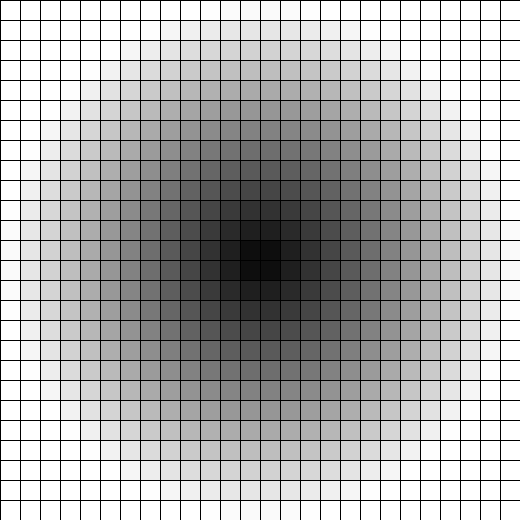
Frame 1 (no input)
Frame 60 (the mouse pressed at the canvas centre just before this capture): identical to frame 1, image omitted
Frame 120 (the mouse held since frame 60 and released just before this capture): identical to frame 1, image omitted

The Processing sketch that drew this single still picture (run headless with seeded random() and noise(); from frame 60 on, the mouse is pressed at the canvas centre):

// Processing sketch: dist__
// ── dist__.pde
//************************************************* dist() ***************************************************//


//Description  

//Calculates the distance between two points.

//Syntax  

//dist(x1, y1, x2, y2)
//dist(x1, y1, z1, x2, y2, z2)

//Parameters  

//x1  float: x-coordinate of the first point
//y1  float: y-coordinate of the first point
//z1  float: z-coordinate of the first point
//x2  float: x-coordinate of the second point
//y2  float: y-coordinate of the second point
//z2  float: z-coordinate of the second point

//Returns  float

float x;
float y;
float sizeX;
float sizeY;
float dis;

void setup()
{
  size(520, 520);
}

void draw()
{
  sizeX = 20;
  sizeY = 20;
  stroke(0);
  fill(0);
  for (x = sizeX/2; x < width; x += sizeX)
  {
    for (y = sizeY/2; y < height; y+= sizeY)
    { rectMode(CENTER);
      dis = dist(x, y, width/2, height/2);
      fill(dis);
      rect(x, y, sizeX, sizeY);
    }
  }
}
